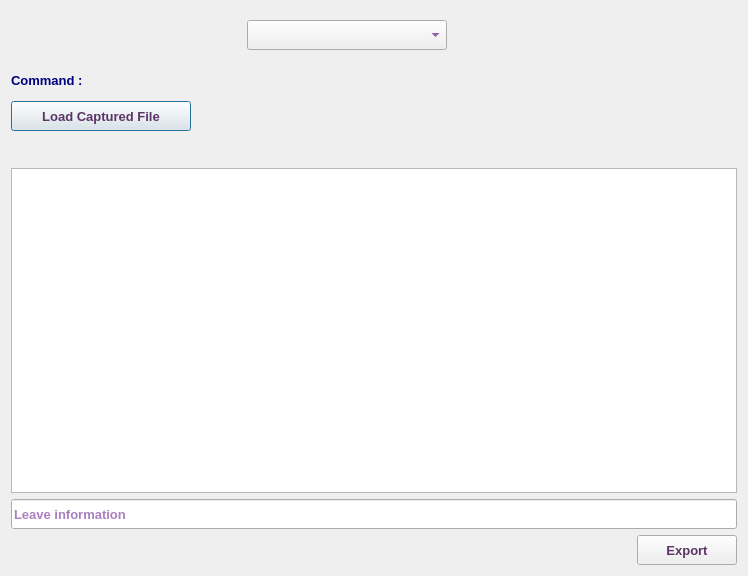
<?xml version="1.0" encoding="UTF-8"?>
<ui version="4.0">
 <class>ModuleAnalyserDialog</class>
 <widget class="QDialog" name="ModuleAnalyserDialog">
  <property name="geometry">
   <rect>
    <x>0</x>
    <y>0</y>
    <width>748</width>
    <height>576</height>
   </rect>
  </property>
  <property name="windowTitle">
   <string>Device Modules Analyser</string>
  </property>
  <property name="windowIcon">
   <iconset resource="../../../../image.qrc">
    <normaloff>:/Image/sfp.png</normaloff>:/Image/sfp.png</iconset>
  </property>
  <layout class="QVBoxLayout" name="verticalLayout">
   <item>
    <layout class="QHBoxLayout" name="horizontalLayout">
     <item>
      <spacer name="horizontalSpacer">
       <property name="font">
        <font>
         <family>Tahoma</family>
         <pointsize>10</pointsize>
        </font>
       </property>
       <property name="orientation">
        <enum>Qt::Horizontal</enum>
       </property>
       <property name="sizeHint" stdset="0">
        <size>
         <width>40</width>
         <height>20</height>
        </size>
       </property>
      </spacer>
     </item>
     <item>
      <widget class="QComboBox" name="osCB">
       <property name="sizePolicy">
        <sizepolicy hsizetype="Preferred" vsizetype="Preferred">
         <horstretch>0</horstretch>
         <verstretch>0</verstretch>
        </sizepolicy>
       </property>
       <property name="minimumSize">
        <size>
         <width>200</width>
         <height>30</height>
        </size>
       </property>
       <property name="maximumSize">
        <size>
         <width>200</width>
         <height>30</height>
        </size>
       </property>
       <property name="font">
        <font>
         <family>Tahoma</family>
         <pointsize>10</pointsize>
         <weight>75</weight>
         <bold>true</bold>
        </font>
       </property>
       <property name="styleSheet">
        <string notr="true">color: rgb(85, 0, 127);</string>
       </property>
      </widget>
     </item>
     <item>
      <spacer name="horizontalSpacer_2">
       <property name="font">
        <font>
         <family>Tahoma</family>
         <pointsize>10</pointsize>
        </font>
       </property>
       <property name="orientation">
        <enum>Qt::Horizontal</enum>
       </property>
       <property name="sizeHint" stdset="0">
        <size>
         <width>40</width>
         <height>20</height>
        </size>
       </property>
      </spacer>
     </item>
     <item>
      <widget class="QLabel" name="label">
       <property name="minimumSize">
        <size>
         <width>48</width>
         <height>48</height>
        </size>
       </property>
       <property name="maximumSize">
        <size>
         <width>48</width>
         <height>48</height>
        </size>
       </property>
       <property name="font">
        <font>
         <family>Tahoma</family>
         <pointsize>10</pointsize>
        </font>
       </property>
       <property name="text">
        <string/>
       </property>
       <property name="pixmap">
        <pixmap resource="../../../../image.qrc">:/Image/sfp.png</pixmap>
       </property>
       <property name="scaledContents">
        <bool>true</bool>
       </property>
      </widget>
     </item>
    </layout>
   </item>
   <item>
    <layout class="QHBoxLayout" name="horizontalLayout_3">
     <item>
      <widget class="QLabel" name="cmdLbl_2">
       <property name="minimumSize">
        <size>
         <width>80</width>
         <height>30</height>
        </size>
       </property>
       <property name="maximumSize">
        <size>
         <width>120</width>
         <height>30</height>
        </size>
       </property>
       <property name="font">
        <font>
         <family>Tahoma</family>
         <pointsize>10</pointsize>
         <weight>75</weight>
         <bold>true</bold>
        </font>
       </property>
       <property name="styleSheet">
        <string notr="true">color: rgb(0, 0, 127);</string>
       </property>
       <property name="text">
        <string>Command :</string>
       </property>
      </widget>
     </item>
     <item>
      <widget class="QLabel" name="cmdLbl">
       <property name="minimumSize">
        <size>
         <width>200</width>
         <height>30</height>
        </size>
       </property>
       <property name="maximumSize">
        <size>
         <width>16777214</width>
         <height>30</height>
        </size>
       </property>
       <property name="font">
        <font>
         <family>Tahoma</family>
         <pointsize>10</pointsize>
         <weight>75</weight>
         <bold>true</bold>
        </font>
       </property>
       <property name="styleSheet">
        <string notr="true">color: rgb(85, 0, 127);</string>
       </property>
       <property name="text">
        <string/>
       </property>
      </widget>
     </item>
    </layout>
   </item>
   <item>
    <layout class="QHBoxLayout" name="horizontalLayout_2">
     <item>
      <widget class="QPushButton" name="btn">
       <property name="minimumSize">
        <size>
         <width>180</width>
         <height>30</height>
        </size>
       </property>
       <property name="maximumSize">
        <size>
         <width>220</width>
         <height>30</height>
        </size>
       </property>
       <property name="font">
        <font>
         <family>Tahoma</family>
         <pointsize>10</pointsize>
         <weight>75</weight>
         <bold>true</bold>
        </font>
       </property>
       <property name="styleSheet">
        <string notr="true">color: rgb(92, 53, 102);</string>
       </property>
       <property name="text">
        <string>Load Captured File</string>
       </property>
       <property name="icon">
        <iconset resource="../../../../image.qrc">
         <normaloff>:/Image/brows.png</normaloff>:/Image/brows.png</iconset>
       </property>
       <property name="iconSize">
        <size>
         <width>20</width>
         <height>20</height>
        </size>
       </property>
      </widget>
     </item>
     <item>
      <widget class="QLabel" name="fileLbl">
       <property name="sizePolicy">
        <sizepolicy hsizetype="Expanding" vsizetype="Preferred">
         <horstretch>0</horstretch>
         <verstretch>0</verstretch>
        </sizepolicy>
       </property>
       <property name="minimumSize">
        <size>
         <width>480</width>
         <height>25</height>
        </size>
       </property>
       <property name="maximumSize">
        <size>
         <width>16777215</width>
         <height>50</height>
        </size>
       </property>
       <property name="font">
        <font>
         <family>Tahoma</family>
         <pointsize>10</pointsize>
         <weight>75</weight>
         <bold>true</bold>
        </font>
       </property>
       <property name="styleSheet">
        <string notr="true">color: rgb(85, 0, 127);</string>
       </property>
       <property name="text">
        <string/>
       </property>
       <property name="wordWrap">
        <bool>true</bool>
       </property>
      </widget>
     </item>
    </layout>
   </item>
   <item>
    <widget class="QLabel" name="sysNameLbl">
     <property name="minimumSize">
      <size>
       <width>300</width>
       <height>25</height>
      </size>
     </property>
     <property name="maximumSize">
      <size>
       <width>16777215</width>
       <height>25</height>
      </size>
     </property>
     <property name="font">
      <font>
       <family>Tahoma</family>
       <pointsize>10</pointsize>
       <weight>75</weight>
       <bold>true</bold>
      </font>
     </property>
     <property name="styleSheet">
      <string notr="true">color: rgb(85, 0, 127);</string>
     </property>
     <property name="text">
      <string/>
     </property>
     <property name="alignment">
      <set>Qt::AlignCenter</set>
     </property>
    </widget>
   </item>
   <item>
    <widget class="QTableView" name="TV">
     <property name="font">
      <font>
       <family>Tahoma</family>
       <weight>75</weight>
       <bold>true</bold>
      </font>
     </property>
     <property name="alternatingRowColors">
      <bool>true</bool>
     </property>
     <property name="selectionMode">
      <enum>QAbstractItemView::SingleSelection</enum>
     </property>
     <property name="selectionBehavior">
      <enum>QAbstractItemView::SelectRows</enum>
     </property>
    </widget>
   </item>
   <item>
    <widget class="QLineEdit" name="infoLE">
     <property name="minimumSize">
      <size>
       <width>0</width>
       <height>30</height>
      </size>
     </property>
     <property name="maximumSize">
      <size>
       <width>16777215</width>
       <height>30</height>
      </size>
     </property>
     <property name="font">
      <font>
       <family>Tahoma</family>
       <pointsize>10</pointsize>
       <weight>75</weight>
       <bold>true</bold>
      </font>
     </property>
     <property name="styleSheet">
      <string notr="true">color: rgb(85, 0, 127);</string>
     </property>
     <property name="placeholderText">
      <string>Leave information</string>
     </property>
    </widget>
   </item>
   <item>
    <layout class="QHBoxLayout" name="horizontalLayout_4">
     <item>
      <spacer name="horizontalSpacer_3">
       <property name="orientation">
        <enum>Qt::Horizontal</enum>
       </property>
       <property name="sizeHint" stdset="0">
        <size>
         <width>40</width>
         <height>20</height>
        </size>
       </property>
      </spacer>
     </item>
     <item>
      <widget class="QPushButton" name="exportBtn">
       <property name="minimumSize">
        <size>
         <width>100</width>
         <height>30</height>
        </size>
       </property>
       <property name="maximumSize">
        <size>
         <width>220</width>
         <height>30</height>
        </size>
       </property>
       <property name="font">
        <font>
         <family>Tahoma</family>
         <pointsize>10</pointsize>
         <weight>75</weight>
         <bold>true</bold>
        </font>
       </property>
       <property name="styleSheet">
        <string notr="true">color: rgb(92, 53, 102);</string>
       </property>
       <property name="text">
        <string>Export</string>
       </property>
       <property name="icon">
        <iconset resource="../../../../image.qrc">
         <normaloff>:/Image/excel.png</normaloff>:/Image/excel.png</iconset>
       </property>
       <property name="iconSize">
        <size>
         <width>20</width>
         <height>20</height>
        </size>
       </property>
      </widget>
     </item>
    </layout>
   </item>
  </layout>
 </widget>
 <resources>
  <include location="../../../../image.qrc"/>
 </resources>
 <connections/>
</ui>
